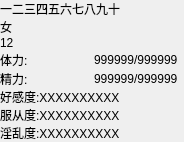
<?xml version="1.0" encoding="UTF-8"?>
<ui version="4.0">
 <class>SimplePeopleItem</class>
 <widget class="QWidget" name="SimplePeopleItem">
  <property name="geometry">
   <rect>
    <x>0</x>
    <y>0</y>
    <width>184</width>
    <height>138</height>
   </rect>
  </property>
  <property name="windowTitle">
   <string>Form</string>
  </property>
  <layout class="QVBoxLayout" name="verticalLayout_4">
   <property name="spacing">
    <number>0</number>
   </property>
   <property name="leftMargin">
    <number>0</number>
   </property>
   <property name="topMargin">
    <number>0</number>
   </property>
   <property name="rightMargin">
    <number>0</number>
   </property>
   <property name="bottomMargin">
    <number>0</number>
   </property>
   <item>
    <layout class="QVBoxLayout" name="verticalLayout">
     <property name="spacing">
      <number>0</number>
     </property>
     <item>
      <widget class="QLabel" name="name">
       <property name="text">
        <string>一二三四五六七八九十</string>
       </property>
      </widget>
     </item>
     <item>
      <widget class="QLabel" name="sex">
       <property name="text">
        <string>女</string>
       </property>
      </widget>
     </item>
     <item>
      <widget class="QLabel" name="age">
       <property name="text">
        <string>12</string>
       </property>
      </widget>
     </item>
    </layout>
   </item>
   <item>
    <layout class="QVBoxLayout" name="verticalLayout_3">
     <property name="spacing">
      <number>0</number>
     </property>
     <item>
      <layout class="QHBoxLayout" name="horizontalLayout">
       <property name="spacing">
        <number>0</number>
       </property>
       <item>
        <widget class="QLabel" name="staminaBarLabel">
         <property name="minimumSize">
          <size>
           <width>30</width>
           <height>19</height>
          </size>
         </property>
         <property name="maximumSize">
          <size>
           <width>30</width>
           <height>16777215</height>
          </size>
         </property>
         <property name="text">
          <string>体力:</string>
         </property>
        </widget>
       </item>
       <item>
        <widget class="MYStrip" name="staminaBarStrip" native="true">
         <property name="minimumSize">
          <size>
           <width>60</width>
           <height>15</height>
          </size>
         </property>
        </widget>
       </item>
       <item>
        <widget class="QLabel" name="staminaBarNumberLabel">
         <property name="minimumSize">
          <size>
           <width>90</width>
           <height>19</height>
          </size>
         </property>
         <property name="maximumSize">
          <size>
           <width>90</width>
           <height>19</height>
          </size>
         </property>
         <property name="text">
          <string>999999/999999</string>
         </property>
        </widget>
       </item>
      </layout>
     </item>
     <item>
      <layout class="QHBoxLayout" name="horizontalLayout_2">
       <property name="spacing">
        <number>0</number>
       </property>
       <item>
        <widget class="QLabel" name="energyBarLabel">
         <property name="minimumSize">
          <size>
           <width>30</width>
           <height>19</height>
          </size>
         </property>
         <property name="maximumSize">
          <size>
           <width>30</width>
           <height>16777215</height>
          </size>
         </property>
         <property name="text">
          <string>精力:</string>
         </property>
        </widget>
       </item>
       <item>
        <widget class="MYStrip" name="energyBarStrip" native="true">
         <property name="minimumSize">
          <size>
           <width>60</width>
           <height>15</height>
          </size>
         </property>
        </widget>
       </item>
       <item>
        <widget class="QLabel" name="energyBarNumberLabel">
         <property name="minimumSize">
          <size>
           <width>90</width>
           <height>19</height>
          </size>
         </property>
         <property name="maximumSize">
          <size>
           <width>90</width>
           <height>19</height>
          </size>
         </property>
         <property name="text">
          <string>999999/999999</string>
         </property>
        </widget>
       </item>
      </layout>
     </item>
    </layout>
   </item>
   <item>
    <layout class="QVBoxLayout" name="verticalLayout_2">
     <property name="spacing">
      <number>0</number>
     </property>
     <item>
      <widget class="QLabel" name="lovept">
       <property name="text">
        <string>好感度:XXXXXXXXXX</string>
       </property>
      </widget>
     </item>
     <item>
      <widget class="QLabel" name="obedience">
       <property name="text">
        <string>服从度:XXXXXXXXXX</string>
       </property>
      </widget>
     </item>
     <item>
      <widget class="QLabel" name="fornication">
       <property name="text">
        <string>淫乱度:XXXXXXXXXX</string>
       </property>
      </widget>
     </item>
    </layout>
   </item>
  </layout>
 </widget>
 <customwidgets>
  <customwidget>
   <class>MYStrip</class>
   <extends>QWidget</extends>
   <header>Windows/Module/MYStrip.h</header>
   <container>1</container>
  </customwidget>
 </customwidgets>
 <resources/>
 <connections/>
</ui>
